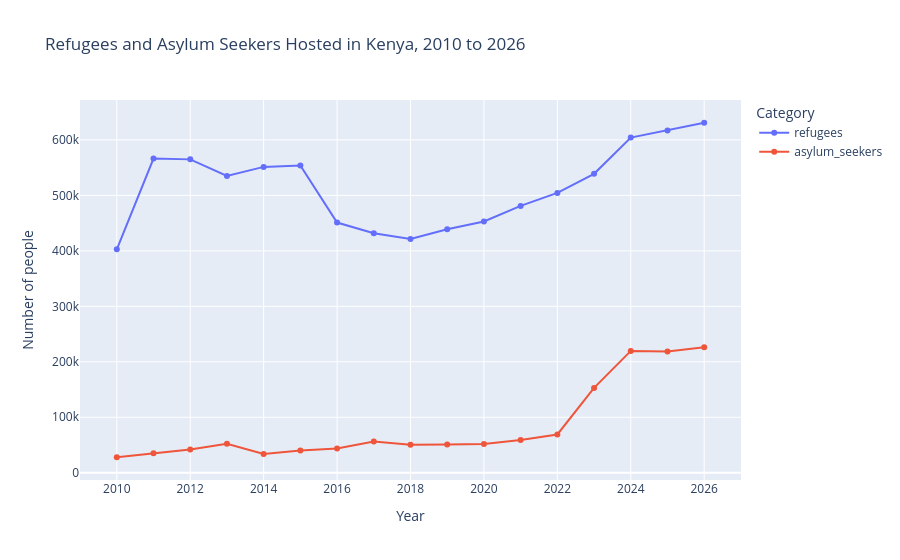

The notebook cell this image was saved under:
### Markdown cell above
## **2. Visualizing Kenya's refugee trend**

**Objective:** Plot refugees and asylum seekers hosted in Kenya from 2010 to 2026 to make the long-term trend visible.

**Method:** A line chart built with Plotly, with both series on the same axis so their scale can be compared.

**Note:** The latest year (2026) may reflect a mid-year count and should be interpreted with caution.

### Code cell
import plotly.express as px

# Reshape from "wide" (one column per category) to "long" (one row per
# year-category pair), which is the format Plotly expects for multiple lines
kenya_long = kenya.melt(
    id_vars="year",
    value_vars=["refugees", "asylum_seekers"],
    var_name="category",
    value_name="people",
)

fig = px.line(
    kenya_long,
    x="year",
    y="people",
    color="category",
    markers=True,
    title="Refugees and Asylum Seekers Hosted in Kenya, 2010 to 2026",
    labels={"year": "Year", "people": "Number of people", "category": "Category"},
)
fig.show()

### Figure 1 — Plotly figure (JSON) as saved in the notebook; plotly's stock layout.template omitted (floating-point values rounded to 4 significant figures)
{"data": [{"hovertemplate": "Category=refugees<br>Year=%{x}<br>Number of people=%{y}<extra></extra>", "legendgroup": "refugees", "line": {"color": "#636efa", "dash": "solid"}, "marker": {"symbol": "circle"}, "mode": "lines+markers", "name": "refugees", "orientation": "v", "showlegend": true, "type": "scatter", "x": [2010, 2011, 2012, 2013, 2014, 2015, 2016, 2017, 2018, 2019, 2020, 2021, 2022, 2023, 2024, 2025, 2026], "xaxis": "x", "y": [402891, 566482, 564921, 534935, 551351, 553907, 451097, 431895, 421243, 438899, 452916, 481048, 504473, 538899, 604257, 617125, 630939], "yaxis": "y"}, {"hovertemplate": "Category=asylum_seekers<br>Year=%{x}<br>Number of people=%{y}<extra></extra>", "legendgroup": "asylum_seekers", "line": {"color": "#EF553B", "dash": "solid"}, "marker": {"symbol": "circle"}, "mode": "lines+markers", "name": "asylum_seekers", "orientation": "v", "showlegend": true, "type": "scatter", "x": [2010, 2011, 2012, 2013, 2014, 2015, 2016, 2017, 2018, 2019, 2020, 2021, 2022, 2023, 2024, 2025, 2026], "xaxis": "x", "y": [27957, 35268, 41940, 52271, 33994, 39953, 43748, 56499, 50458, 50829, 51916, 59001, 69011, 152942, 219647, 218646, 226106], "yaxis": "y"}], "layout": {"legend": {"title": {"text": "Category"}, "tracegroupgap": 0}, "title": {"text": "Refugees and Asylum Seekers Hosted in Kenya, 2010 to 2026"}, "xaxis": {"anchor": "y", "domain": [0, 1], "title": {"text": "Year"}}, "yaxis": {"anchor": "x", "domain": [0, 1], "title": {"text": "Number of people"}}}}
